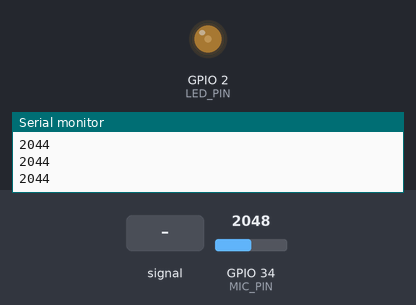
Bench run of a sketch on a simulated ESP32. Shown: output pins drawn as LEDs (lit = HIGH), the last lines printed to the serial monitor. Inputs (shaded band) come from the test bench; at power-on: GPIO 34 (MIC_PIN) = 2048.

Above: at 1.85 s.
At 4.7 s:
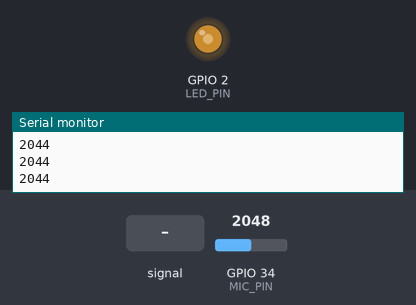
4.8 s: GPIO 34 (MIC_PIN) fed a 200 Hz sine of ±1842 counts around its level
At 5.15 s:
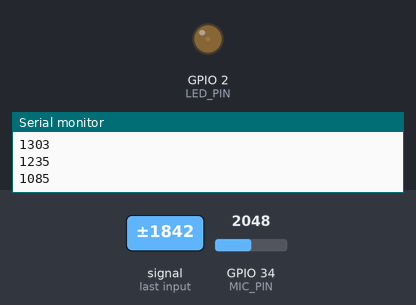
Timing chart, 0 to 13.8 s (numbered marks = the images above; inputs shaded):
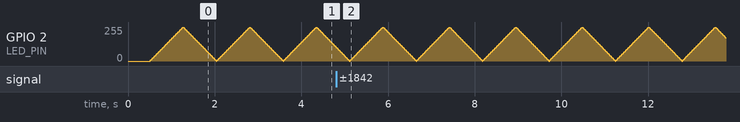

The sketch:

day3-4_pwm_mic.ino
```cpp
// Day 3-4 — PWM LED Fade + KY-037 Mic Analog Read
//
// LED:  GPIO2 -> resistor -> LED -> GND
// Mic:  KY-037 G -> GND | + -> 3V3 | AO -> GPIO34

#define LED_PIN 2
#define PWM_FREQ 5000
#define PWM_RESOLUTION 8
#define MIC_PIN 34

// PWM fade state
int brightness = 0;
int stepSize = 5;
unsigned long lastFadeStep = 0;
const unsigned long fadeInterval = 15;

// Mic state
int smoothed = 0;
unsigned long lastMicRead = 0;
const unsigned long micInterval = 20;

void setup() {
  Serial.begin(115200);
  delay(500);
  ledcAttach(LED_PIN, PWM_FREQ, PWM_RESOLUTION);
  Serial.println("Day 3-4: PWM fade + KY-037 mic test starting...");
}

void loop() {
  unsigned long now = millis();

  // Fade LED
  if (now - lastFadeStep >= fadeInterval) {
    lastFadeStep = now;
    ledcWrite(LED_PIN, brightness);

    brightness += stepSize;
    if (brightness <= 0 || brightness >= 255) {
      stepSize = -stepSize;
    }
  }

  // Read + smooth mic
  if (now - lastMicRead >= micInterval) {
    lastMicRead = now;
    int raw = analogRead(MIC_PIN);
    smoothed = (smoothed * 0.8) + (raw * 0.2);
    Serial.println(smoothed);
  }
}
```
